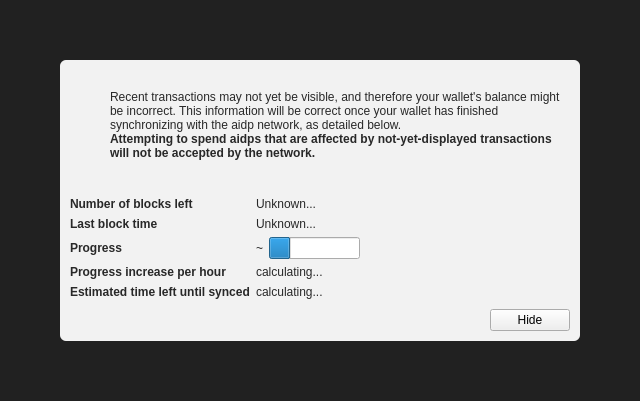
<?xml version="1.0" encoding="UTF-8"?>
<ui version="4.0">
 <class>ModalOverlay</class>
 <widget class="ModalOverlay" name="ModalOverlay">
  <property name="geometry">
   <rect>
    <x>0</x>
    <y>0</y>
    <width>640</width>
    <height>401</height>
   </rect>
  </property>
  <property name="windowTitle">
   <string>Form</string>
  </property>
  <layout class="QVBoxLayout" name="verticalLayout" stretch="0">
   <property name="sizeConstraint">
    <enum>QLayout::SetDefaultConstraint</enum>
   </property>
   <property name="leftMargin">
    <number>0</number>
   </property>
   <property name="topMargin">
    <number>0</number>
   </property>
   <property name="rightMargin">
    <number>0</number>
   </property>
   <property name="bottomMargin">
    <number>0</number>
   </property>
   <item>
    <widget class="QWidget" name="bgWidget" native="true">
     <property name="styleSheet">
      <string notr="true">#bgWidget { background: rgba(0,0,0,220); }</string>
     </property>
     <layout class="QVBoxLayout" name="verticalLayoutMain" stretch="1">
      <property name="leftMargin">
       <number>60</number>
      </property>
      <property name="topMargin">
       <number>60</number>
      </property>
      <property name="rightMargin">
       <number>60</number>
      </property>
      <property name="bottomMargin">
       <number>60</number>
      </property>
      <item>
       <widget class="QWidget" name="contentWidget" native="true">
        <property name="styleSheet">
         <string notr="true">#contentWidget { background: rgba(255,255,255,240); border-radius: 6px; }

QLabel { color: rgb(40,40,40);  }</string>
        </property>
        <layout class="QVBoxLayout" name="verticalLayoutSub" stretch="1,0,0,0">
         <property name="spacing">
          <number>0</number>
         </property>
         <property name="leftMargin">
          <number>10</number>
         </property>
         <property name="topMargin">
          <number>10</number>
         </property>
         <property name="rightMargin">
          <number>10</number>
         </property>
         <property name="bottomMargin">
          <number>10</number>
         </property>
         <item>
          <layout class="QHBoxLayout" name="horizontalLayoutIconText" stretch="0,1">
           <property name="topMargin">
            <number>20</number>
           </property>
           <item>
            <layout class="QVBoxLayout" name="verticalLayoutIcon">
             <property name="leftMargin">
              <number>0</number>
             </property>
             <item>
              <widget class="QPushButton" name="warningIcon">
               <property name="enabled">
                <bool>false</bool>
               </property>
               <property name="text">
                <string/>
               </property>
               <property name="icon">
                <iconset>
                 <normaloff>:/icons/warning</normaloff>
                 <disabledoff>:/icons/warning</disabledoff>:/icons/warning</iconset>
               </property>
               <property name="iconSize">
                <size>
                 <width>48</width>
                 <height>48</height>
                </size>
               </property>
               <property name="flat">
                <bool>true</bool>
               </property>
              </widget>
             </item>
             <item>
              <spacer name="verticalSpacerWarningIcon">
               <property name="orientation">
                <enum>Qt::Vertical</enum>
               </property>
               <property name="sizeHint" stdset="0">
                <size>
                 <width>20</width>
                 <height>40</height>
                </size>
               </property>
              </spacer>
             </item>
            </layout>
           </item>
           <item>
            <layout class="QVBoxLayout" name="verticalLayoutInfoText">
             <property name="leftMargin">
              <number>0</number>
             </property>
             <property name="topMargin">
              <number>0</number>
             </property>
             <item>
              <widget class="QLabel" name="infoText">
               <property name="text">
                <string>Recent transactions may not yet be visible, and therefore your wallet's balance might be incorrect. This information will be correct once your wallet has finished synchronizing with the aidp network, as detailed below.</string>
               </property>
               <property name="textFormat">
                <enum>Qt::RichText</enum>
               </property>
               <property name="wordWrap">
                <bool>true</bool>
               </property>
              </widget>
             </item>
             <item>
              <widget class="QLabel" name="infoTextStrong">
               <property name="font">
                <font>
                 <weight>75</weight>
                 <bold>true</bold>
                </font>
               </property>
               <property name="text">
                <string>Attempting to spend aidps that are affected by not-yet-displayed transactions will not be accepted by the network.</string>
               </property>
               <property name="textFormat">
                <enum>Qt::RichText</enum>
               </property>
               <property name="wordWrap">
                <bool>true</bool>
               </property>
              </widget>
             </item>
             <item>
              <spacer name="verticalSpacerInTextSpace">
               <property name="orientation">
                <enum>Qt::Vertical</enum>
               </property>
               <property name="sizeHint" stdset="0">
                <size>
                 <width>20</width>
                 <height>40</height>
                </size>
               </property>
              </spacer>
             </item>
            </layout>
           </item>
          </layout>
         </item>
         <item>
          <spacer name="verticalSpacerAfterText">
           <property name="orientation">
            <enum>Qt::Vertical</enum>
           </property>
           <property name="sizeHint" stdset="0">
            <size>
             <width>20</width>
             <height>40</height>
            </size>
           </property>
          </spacer>
         </item>
         <item>
          <layout class="QFormLayout" name="formLayout">
           <property name="fieldGrowthPolicy">
            <enum>QFormLayout::FieldsStayAtSizeHint</enum>
           </property>
           <property name="horizontalSpacing">
            <number>6</number>
           </property>
           <property name="verticalSpacing">
            <number>6</number>
           </property>
           <property name="topMargin">
            <number>10</number>
           </property>
           <item row="0" column="0">
            <widget class="QLabel" name="labelNumberOfBlocksLeft">
             <property name="font">
              <font>
               <weight>75</weight>
               <bold>true</bold>
              </font>
             </property>
             <property name="text">
              <string>Number of blocks left</string>
             </property>
            </widget>
           </item>
           <item row="0" column="1">
            <widget class="QLabel" name="numberOfBlocksLeft">
             <property name="text">
              <string>Unknown...</string>
             </property>
            </widget>
           </item>
           <item row="1" column="0">
            <widget class="QLabel" name="labelLastBlockTime">
             <property name="font">
              <font>
               <weight>75</weight>
               <bold>true</bold>
              </font>
             </property>
             <property name="text">
              <string>Last block time</string>
             </property>
            </widget>
           </item>
           <item row="1" column="1">
            <widget class="QLabel" name="newestBlockDate">
             <property name="sizePolicy">
              <sizepolicy hsizetype="Maximum" vsizetype="Preferred">
               <horstretch>0</horstretch>
               <verstretch>0</verstretch>
              </sizepolicy>
             </property>
             <property name="text">
              <string>Unknown...</string>
             </property>
            </widget>
           </item>
           <item row="2" column="0">
            <widget class="QLabel" name="labelSyncDone">
             <property name="font">
              <font>
               <weight>75</weight>
               <bold>true</bold>
              </font>
             </property>
             <property name="text">
              <string>Progress</string>
             </property>
            </widget>
           </item>
           <item row="2" column="1">
            <layout class="QHBoxLayout" name="horizontalLayoutSync" stretch="0,1">
             <item>
              <widget class="QLabel" name="percentageProgress">
               <property name="text">
                <string notr="true">~</string>
               </property>
              </widget>
             </item>
             <item>
              <widget class="QProgressBar" name="progressBar">
               <property name="value">
                <number>24</number>
               </property>
               <property name="format">
                <string/>
               </property>
              </widget>
             </item>
            </layout>
           </item>
           <item row="4" column="0">
            <widget class="QLabel" name="labelProgressIncrease">
             <property name="font">
              <font>
               <weight>75</weight>
               <bold>true</bold>
              </font>
             </property>
             <property name="text">
              <string>Progress increase per hour</string>
             </property>
            </widget>
           </item>
           <item row="4" column="1">
            <widget class="QLabel" name="progressIncreasePerH">
             <property name="text">
              <string>calculating...</string>
             </property>
            </widget>
           </item>
           <item row="5" column="0">
            <widget class="QLabel" name="labelEstimatedTimeLeft">
             <property name="font">
              <font>
               <weight>75</weight>
               <bold>true</bold>
              </font>
             </property>
             <property name="text">
              <string>Estimated time left until synced</string>
             </property>
            </widget>
           </item>
           <item row="5" column="1">
            <widget class="QLabel" name="expectedTimeLeft">
             <property name="text">
              <string>calculating...</string>
             </property>
            </widget>
           </item>
          </layout>
         </item>
         <item>
          <layout class="QHBoxLayout" name="horizontalLayoutButtons">
           <property name="leftMargin">
            <number>10</number>
           </property>
           <property name="topMargin">
            <number>10</number>
           </property>
           <item>
            <widget class="QLabel" name="versionLabel">
             <property name="text">
              <string></string>
             </property>
            </widget>
           </item>
           <item>
            <spacer name="horizontalSpacer">
             <property name="orientation">
              <enum>Qt::Horizontal</enum>
             </property>
             <property name="sizeHint" stdset="0">
              <size>
               <width>40</width>
               <height>20</height>
              </size>
             </property>
            </spacer>
           </item>
           <item>
            <widget class="QPushButton" name="closeButton">
             <property name="text">
              <string>Hide</string>
             </property>
            </widget>
           </item>
          </layout>
         </item>
        </layout>
       </widget>
      </item>
     </layout>
    </widget>
   </item>
  </layout>
 </widget>
 <customwidgets>
  <customwidget>
   <class>ModalOverlay</class>
   <extends>QWidget</extends>
   <header>modaloverlay.h</header>
   <container>1</container>
  </customwidget>
 </customwidgets>
 <resources/>
 <connections/>
</ui>
